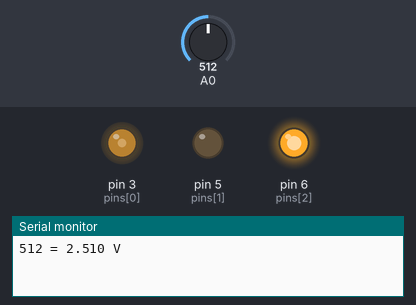
A sketch run on a simulated Arduino Uno, built with avr-gcc and run on an emulated ATmega328P. Parts: output pins drawn as LEDs (lit = HIGH), the last lines printed to the serial monitor. Inputs (shaded band) come from the test bench; at power-on: A0 = 512.

Above: at 1.8 s.
1.9 s: A0 set to 599
3.4 s: A0 set to 623
At 5.1 s:
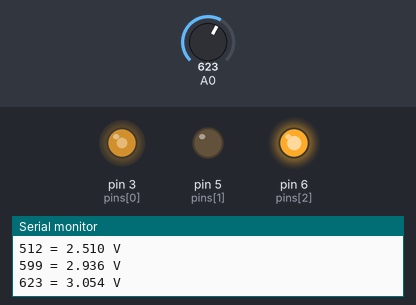
5.4 s: A0 set to 803
6.9 s: A0 set to 822
At 8.0 s:
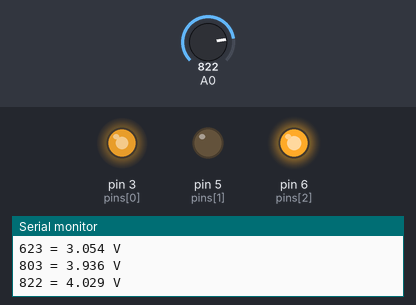
8.9 s: A0 set to 122
At 11.3 s:
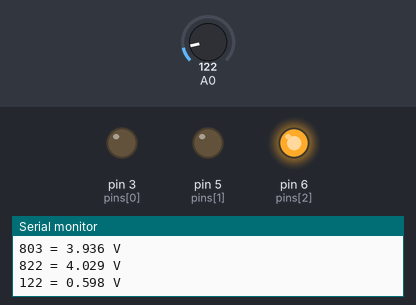
Timing chart, 0 to 12.8 s (numbered marks = the images above; inputs shaded):
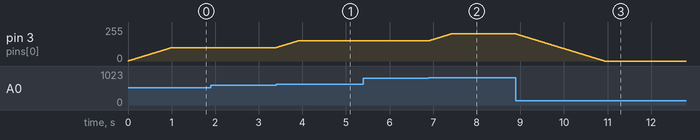

Measured:
- the behaviour switches between 611 and 612 on A0 (found by bisection; images 0 and 1)
- the behaviour switches between 815 and 816 on A0 (found by bisection; images 1 and 2)
- after the input at 3.4 s, pin 3 (pins[0]): moves from 101/255 to 152/255 over 0.50 s, starting at once
- after the input at 6.9 s, pin 3 (pins[0]): moves from 152/255 to 203/255 over 0.50 s, starting at once
- after the input at 8.9 s, pin 3 (pins[0]): moves from 203/255 to 0/255 over 2.0 s, starting at once

The sketch:

Analog_Input.ino
```cpp
byte pins[3] = {3, 5, 6};
int knobcurrent, knob;
float factor = 1023/5;
byte V;

byte R, G, B;
byte newRGB[3] = {R, G, B};
byte currentRGB[3] = {0, 0, 0};
byte oldCol, newCol;
int i = 0;
byte blue;


void redTOpurple(byte V) {
  blue = (255/5.015)*V;
  newRGB[0] = blue;
  fade(blue);
}


void fade(byte nB) {
  while (currentRGB[0] != newRGB[0]) {
    oldCol = currentRGB[0];
    newCol = newRGB[0];

    if (newCol < oldCol) {
      currentRGB[0]--;
    } else if (newCol > oldCol) {
      currentRGB[0]++;
    }
    analogWrite(3, currentRGB[0]);
    delay(10);
  }
}


void setup() {
  Serial.begin(9600);
  for (int i = 0; i < 3; i++){    // setup pins 3, 5, 6
    pinMode(pins[i], OUTPUT);
  }
  pinMode(A0, INPUT);
  analogWrite(pins[2], 255);
}

void loop() {
  knob = analogRead(A0);
  if (knob != (knobcurrent + 1) && knob != (knobcurrent -1) && knob != knobcurrent){
    Serial.print(knob);
    Serial.print(" = ");
    Serial.print(knob / factor, 3);  // Print with 3 decimal places
    Serial.println(" V");
  }
  knobcurrent = knob;
  redTOpurple(knob / factor);
  delay(10);

}
```
